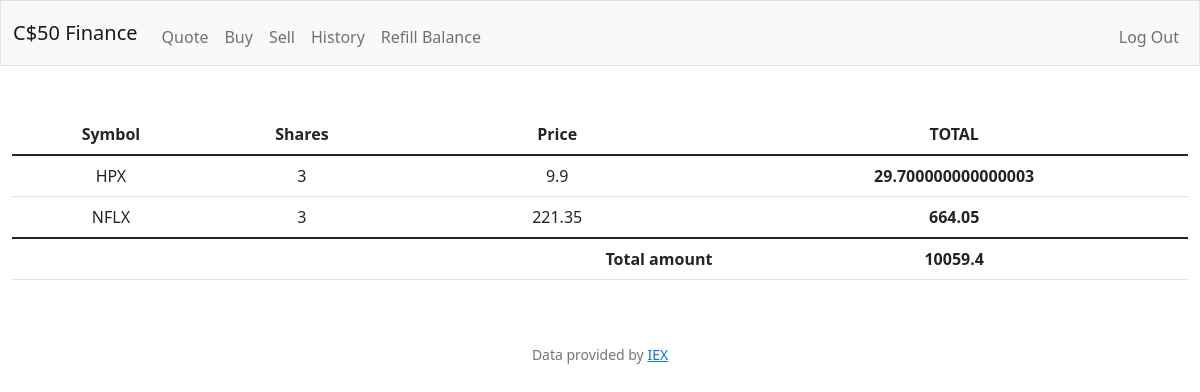
/ (signed in), run on the app's committed database.
### tables this page shows
CREATE TABLE transactions (id INTEGER PRIMARY KEY AUTOINCREMENT NOT NULL, user_id INTEGER, symbol TEXT, shares INTEGER, price REAL, date TIMESTAMP);

CREATE TABLE users (id INTEGER PRIMARY KEY AUTOINCREMENT NOT NULL, username TEXT NOT NULL, hash TEXT NOT NULL, cash NUMERIC NOT NULL DEFAULT 10000.00);

### app.py (the view)
@app.route("/")
@login_required
def index():
    user_id = session["user_id"]
    transactions_db = db.execute("SELECT symbol, SUM(shares) AS shares, price FROM transactions WHERE user_id = ? GROUP BY symbol", user_id)
    cash_db = db.execute("SELECT cash FROM users WHERE id = ?", user_id)
    cash = cash_db[0]["cash"]
    return render_template("index.html", database = transactions_db, cash = cash)

### app.py (called while the page is built)
@app.after_request
def after_request(response):
    response.headers["Cache-Control"] = "no-cache, no-store, must-revalidate"
    response.headers["Expires"] = 0
    response.headers["Pragma"] = "no-cache"
    return response

### helpers.py (called while the page is built)
def login_required(f):
    @wraps(f)
    def decorated_function(*args, **kwargs):
        if session.get("user_id") is None:
            return redirect("/login")
        return f(*args, **kwargs)
    return decorated_function

### templates/index.html (shortened to what this page needs)
{% extends "layout.html" %}
{% block main %}
    <table class="table">
        <thead>
          <tr>
            <th scope="col">Symbol</th>
            <th scope="col">Shares</th>
            <th scope="col">Price</th>
            <th scope="col">TOTAL</th>
          </tr>
        </thead>
        <tbody>
          {% for row in database %}
              <tr>
                <td>{{ row["symbol"] }}</td>
                <td>{{ row["shares"] }}</td>
                <td>{{ row["price"] }}</td>
                <th>{{ row["shares"] * row["price"]}}</th>
              </tr>
          {% endfor %}
        </tbody>
        <tfoot>
            <tr>
                <td></td>
                <td></td>
                <th style="text-align:right;" >Total amount </th>
                <th>{{ cash }}</th>
              </tr>
        </tfoot>
    </table>
{% endblock %}

### data on the page
transactions: symbol "NFLX", shares "3", price "221.35", row "664.05"
users: cash "10059.4"

### other printed values
{{ row["symbol"] }} "HPX"
{{ row["shares"] }} "3"
{{ row["price"] }} "9.9"
{{ row["shares"] * row["price"] }} "29.700000000000003"
